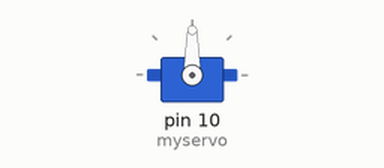
Recording of a sketch running on a simulated Arduino Uno, built with avr-gcc and run on an emulated ATmega328P. On the bench: servo.

Above: at 0.05 s.
Timing chart, 0 to 4.6 s (numbered marks = the images above):
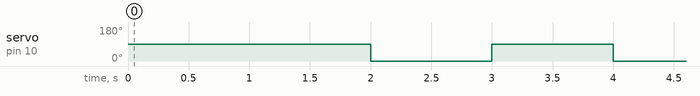

The sketch:

BOT_servo.ino
```cpp
#include <Servo.h>

Servo myservo;  // create servo object to control a servo
// twelve servo objects can be created on most boards

int pos;    // variable to store the servo position

void setup()
{
  myservo.attach(10);
  //serv();
  // attaches the servo on pin 9 to the servo object
}
//void serv()
//{     // drop
//  //
//  //for (pos =80; pos >= 0; pos -= 1)
//  //{
//    //myservo.write(pos);              // tell servo to go to position in variable 'pos'
//    //delay(5);                       // waits 15ms for the servo to reach the position
// //}
//}
void loop()
{
//    for (pos = 0; pos <= 180; pos += 1)
//    { // goes from 0 degrees to 180 degrees
////    // in steps of 1 degree
//    myservo.write(pos);              // tell servo to go to position in variable 'pos'
//    delay(5);                       // waits 15ms for the servo to reach the position
//   }

   //myservo.write(0);

    delay(1000);
    myservo.write(90);   //hold
    delay(1000);
     myservo.write(-90);


}
```

Measured:
- by itself, servo on pin 10 (myservo): alternates 90° for 1.0 s and 0° for 1.0 s
